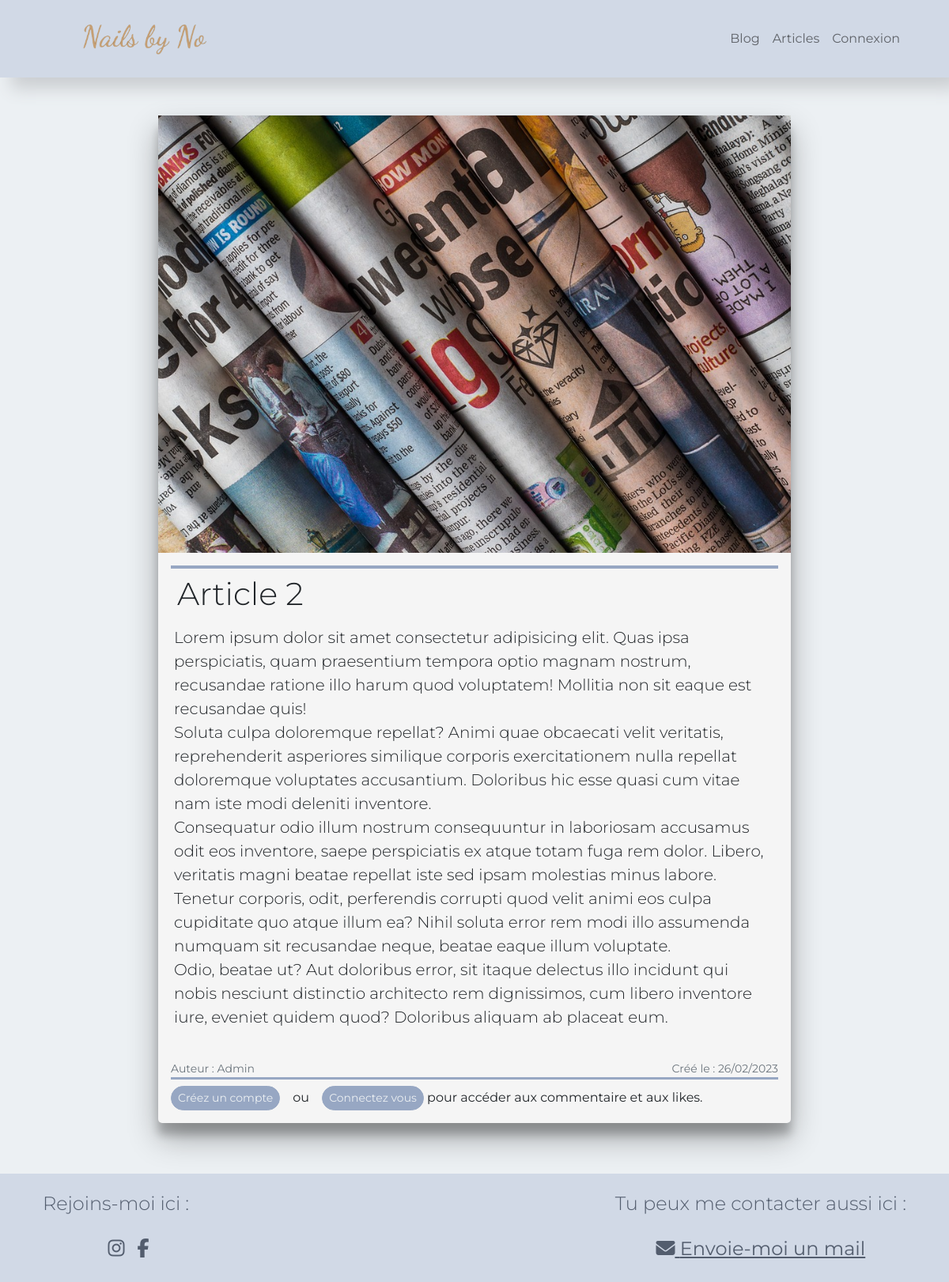
The page /index.php?page=article&id=6 on the database its author committed.
### tables this page shows
CREATE TABLE `articles` (
  `id` int(11) NOT NULL,
  `title` varchar(50) NOT NULL,
  `description` varchar(100) NOT NULL,
  `content` text NOT NULL,
  `image_path` varchar(150) NOT NULL,
  `user_id` int(11) NOT NULL,
  `created_at` datetime NOT NULL DEFAULT CURRENT_TIMESTAMP,
  `updated_at` datetime NOT NULL DEFAULT CURRENT_TIMESTAMP
);

CREATE TABLE `users` (
  `id` int(11) NOT NULL,
  `username` varchar(255) NOT NULL,
  `mail` varchar(255) NOT NULL,
  `password` varchar(255) NOT NULL,
  `auth` int(11) DEFAULT NULL,
  `date` datetime NOT NULL DEFAULT CURRENT_TIMESTAMP
);

### model/Article.php (called while the page is built, shortened)
<?php
require_once('./controller/articleController.php');
class Articles extends Database
{
    public  function getArticleById($id_article)
    {
        $bdd = Database::connection();
        try {
            $requete = $bdd->prepare('SELECT a.*, u.username, u.mail FROM articles AS a LEFT JOIN users AS u ON a.user_id = u.id WHERE a.id = :id');
            $requete->execute(array('id' => $id_article));
            $resultat = $requete->fetchAll(PDO::FETCH_ASSOC);
        } catch (PDOException $e) {
            echo 'Erreur : ' . $e->getMessage();
        }
        return $resultat;
    }
}

### model/Securite.php (called while the page is built, shortened)
<?php
class Securite
{
    public function estConnecte()
    {
        if (!empty($_SESSION['id']) && $_SESSION['id'] > 0) {
            $isLoggedIn = true;
        } else {
            $isLoggedIn = false;
        }
        return $isLoggedIn;
    }
}

### view/article.php (the view, shortened to what this page needs)
<article class="col-10 col-lg-8 mx-auto card m-3 mt-5 shadow-lg">
    <img src="<?= $image_path ?>" alt="Photo de l'article">
    <div class="card-body">
        <h4 class="card-title display-6 border-top border-4 border-perso p-2"><?= $title ?></h4>
        <p class="card-text px-1 pb-4 lead"><?= $contentArt ?></p>
        <div class="d-flex justify-content-between text-secondary border-bottom border-3 border-perso ">
            <p class="card-text small align-self-end mb-0">Auteur : <?= $username ?></p>
            <p class="card-text small">Créé le : <?= date('d/m/Y', strtotime($created_at)) ?></p>
        </div>
        <?php if (!$securiteconnect) : ?>
            <div class="info">
                <p class="card-text pt-2"><a href="index.php?page=inscription" class="card-link btn btn-perso me-3 text-background btn-sm rounded">Créez un compte</a>ou<a href="index.php?page=connexion" class="card-link btn btn-perso text-background btn-sm rounded">Connectez vous</a> pour accéder aux commentaire et aux likes.</p>
            </div>
        <?php endif; ?>
</article>
<?php
require('base.php');
?>

### rows shown on the page
articles: image_path (picture), title "Article 2", content "Lorem ipsum dolor sit amet consectetur adipisicing elit. Quas ipsa perspiciatis, quam praesentium tempora optio magnam nostrum, recusandae ratione illo harum quod voluptatem! Mollitia non sit eaque est recusandae quis! Soluta culpa doloremque repellat? Animi quae obcaecati velit veritatis, reprehenderit asperiores similique corporis exercitationem nulla repellat doloremque voluptates accusantium. Doloribus hic esse quasi cum vitae nam iste modi deleniti inventore. Consequatur odio illum nostrum consequuntur in laboriosam accusamus odit eos inventore, saepe perspiciatis ex atque totam fuga rem dolor. Libero, veritatis magni beatae repellat iste sed ipsam molestias minus labore. Tenetur…", user.username "Admin", created_at "26/02/2023"
